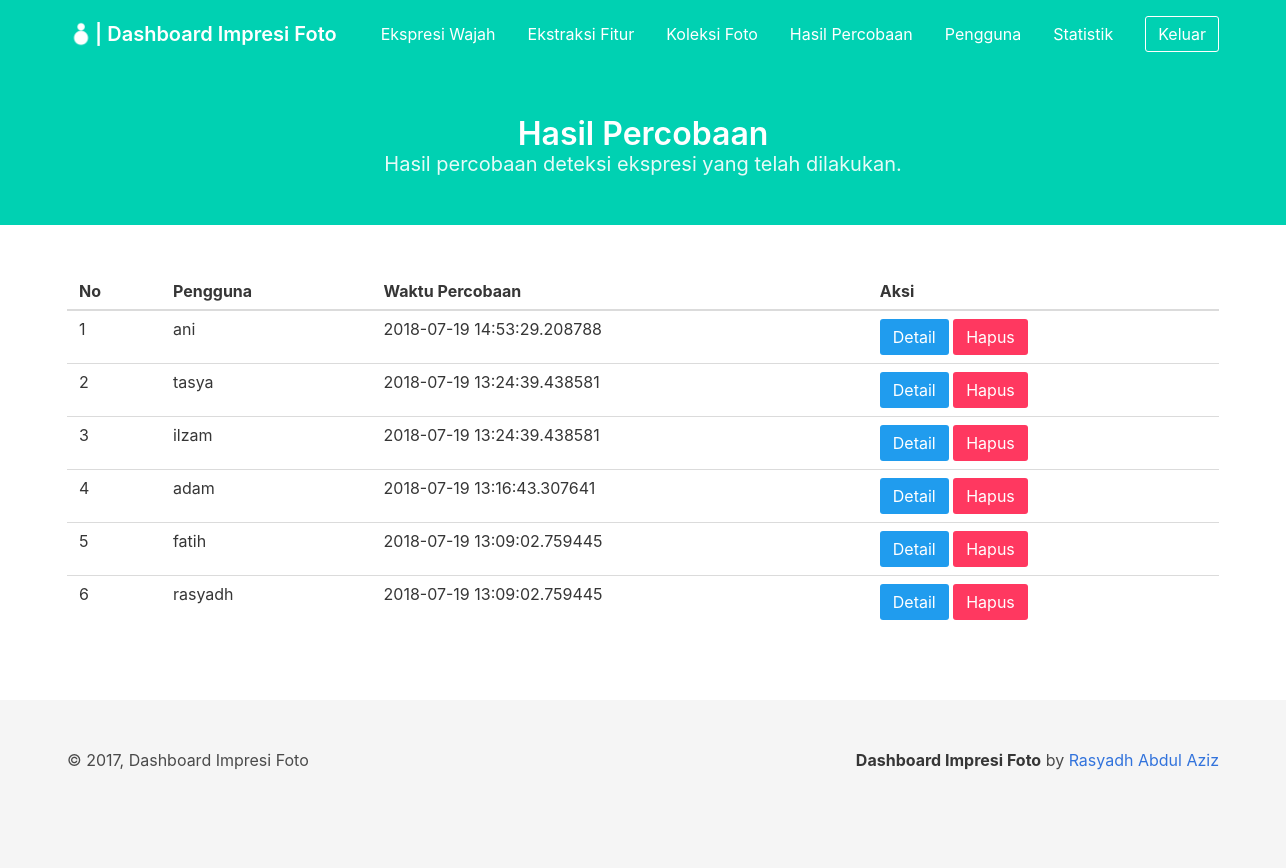
The app's page /dashboard/detection_results/ (signed in) with its own data.
### project/models/result_detection.py (models this page shows, shortened)
class ResultDetection(db.Model):
    __tablename__ = 'result_detection'
    id_result_detection = db.Column(db.Integer, primary_key=True)
    created_at = db.Column(db.DateTime, default=datetime.datetime.now())
    id_user = db.Column(db.Integer, db.ForeignKey('user.id_user'))

### project/models/user.py (models this page shows, shortened)
class User(db.Model):
    __tablename__ = 'user'
    id_user = db.Column(db.Integer, primary_key=True)
    username = db.Column(db.String, unique=True, nullable=False)
    password = db.Column(db.String, nullable=False)
    created_at = db.Column(db.DateTime, default=datetime.datetime.now())

### project/views/dashboard/detection_results.py (the view)
@dashboard_results.route('/dashboard/detection_results/')
def index():
    if session.get('loggedin_admin'):
        try:
            result = db.engine.execute("SELECT rd.id_result_detection, rd.id_user, u.username, rd.created_at FROM result_detection rd, user u WHERE u.id_user = rd.id_user")
            results = []
            for res in result:
                temp = {
                    'id_result_detection': res[0],
                    'id_user': res[1],
                    'username': res[2],
                    'created_at': res[3]
                }
                results.append(temp)
            return render_template('dashboard/detection_results.html',
                title='Hasil Percobaan', results=list(reversed(results)))
        except Exception as e:
            print('error to get detection result')
            print(e)
    return redirect(url_for('auth.login_admin'))

### project/templates/dashboard/detection_results.html (shortened to what this page needs)
{% extends 'dashboard/base_dashboard.html' %} {% block content %}
<section class="hero is-primary">
    <div class="hero-body">
        <div class="container has-text-centered">
            <h1 class="title">
                Hasil Percobaan
            </h1>
            <h2 class="subtitle">
                Hasil percobaan deteksi ekspresi yang telah dilakukan.
            </h2>
        </div>
    </div>
</section>
<section class="section">
    <div class="container" id="result_table">
        <table class="table is-hoverable is-fullwidth">
            <thead>
                <tr>
                    <th>No</th>
                    <th>Pengguna</th>
                    <th>Waktu Percobaan</th>
                    <th>Aksi</th>
                </tr>
            </thead>
            <tbody>
                {% if results %} {% for res in results %}
                <tr>
                    <td>{{ results.index(res) + 1 }}</td>
                    <td>{{ res.username }}</td>
                    <td>{{ res.created_at }}</td>
                    <td>
                        <button class="button is-info" onclick="detail_result('{{ res.id_result_detection }}', '{{ res.created_at }}', '{{ res.username }}')">Detail</button>
                        <a class="button is-danger" href="/dashboard/detection_results/delete/{{ res.id_result_detection }}">Hapus</a>
                    </td>
                </tr>
                {% endfor %} {% else %}
                <tr>
                    <td colspan="4" class="has-text-centered">Belum ada hasil percobaan</td>
                </tr>
                {% endif %}
            </tbody>
        </table>
    </div>
</section>
{% endblock %}

### records on screen
ResultDetection: results "1", username "ani", created_at "2018-07-19 14:53:29.208788"
ResultDetection: results "2", username "tasya", created_at "2018-07-19 13:24:39.438581"
ResultDetection: results "3", username "ilzam", created_at "2018-07-19 13:24:39.438581"
ResultDetection: results "4", username "adam", created_at "2018-07-19 13:16:43.307641"
ResultDetection: results "5", username "fatih", created_at "2018-07-19 13:09:02.759445"
ResultDetection: results "6", username "rasyadh", created_at "2018-07-19 13:09:02.759445"
